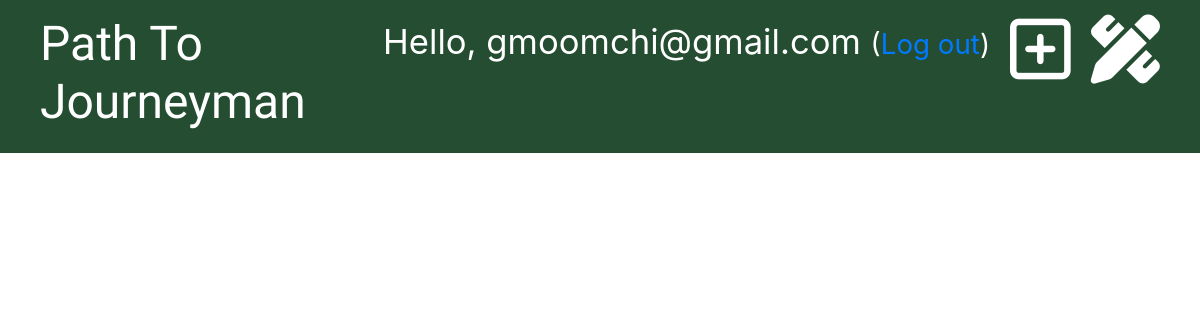
/drafts/ (signed in), run on an earlier commit of the app's database.
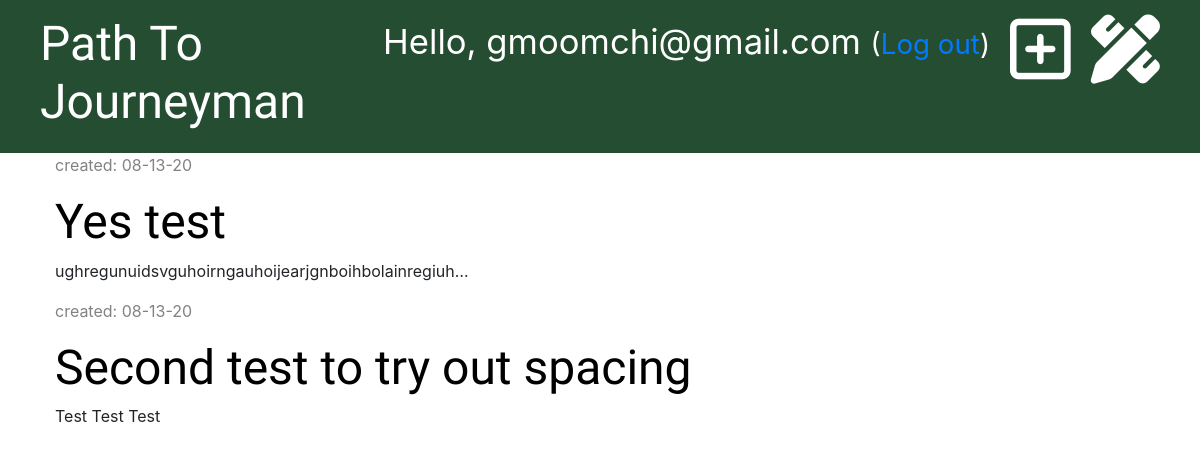
And on a later commit of the database.
### blog/models.py (models this page shows, shortened)
class Post(models.Model):
    author = models.ForeignKey('auth.User', on_delete=models.CASCADE)
    title = models.CharField(max_length=200)
    text = models.TextField()
    created_date = models.DateTimeField(default=timezone.now)
    published_date = models.DateTimeField(blank=True, null=True)

### blog/views.py (the view)
# urls.py: path('drafts/', views.post_draft_list, name='post_draft_list'),
@login_required
def post_draft_list(request):
    posts = Post.objects.filter(published_date__isnull=True).order_by('-created_date')
    stuff_for_frontend = {'posts': posts}
    return render(request, 'blog/post_draft_list.html', stuff_for_frontend)

### blog/templates/blog/post_draft_list.html (shortened to what this page needs)
{% extends 'blog/base.html' %}
{% block content %}
    {% for post in posts %}
        <dive class="post">
        <p class="date">created: {{ post.created_date|date:'m-d-y' }}</p>
            <h1><a href="{% url 'post_detail' pk=post.pk %}">{{ post.title }}</a></h1>
        <p>{{ post.text|truncatechars:50 }}</p>
        </dive>
    {% endfor %}
{% endblock %}

What changed in the data, as far as the page shows it:
added Post: created_date "08-13-20", title "Yes test", text "ughregunuidsvguhoirngauhoijearjgnboihbolainregiuh…"
added Post: created_date "08-13-20", title "Second test to try out spacing", text "Test Test Test"
